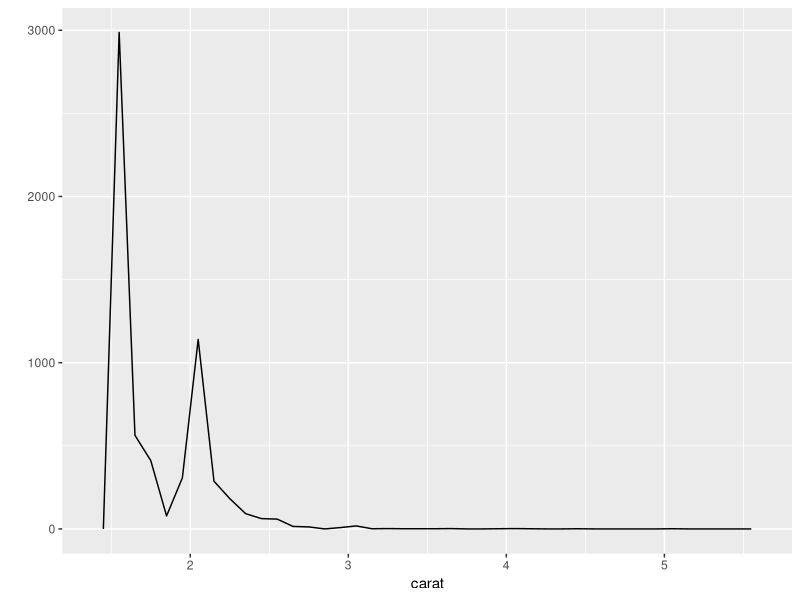
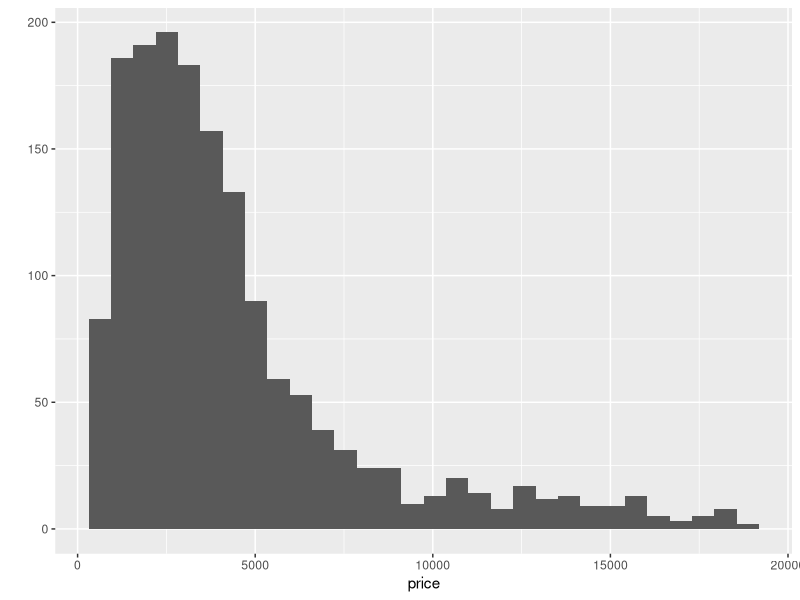
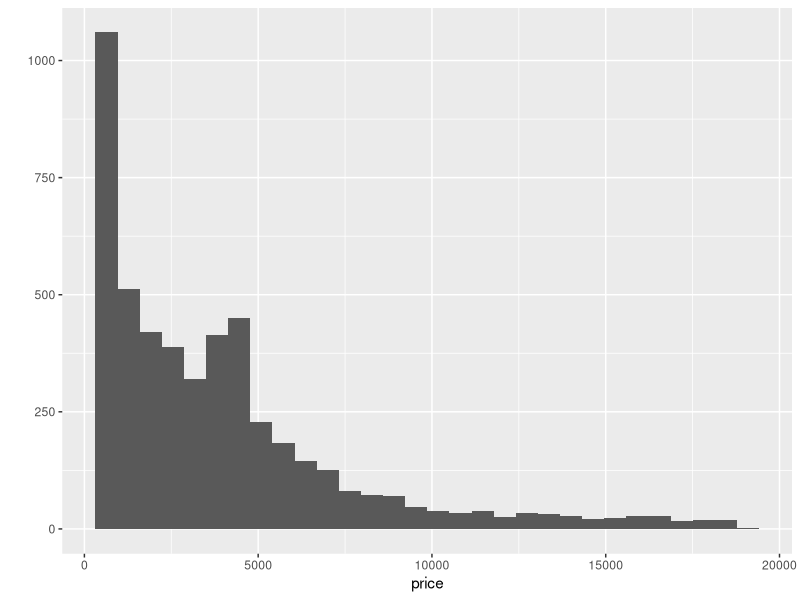
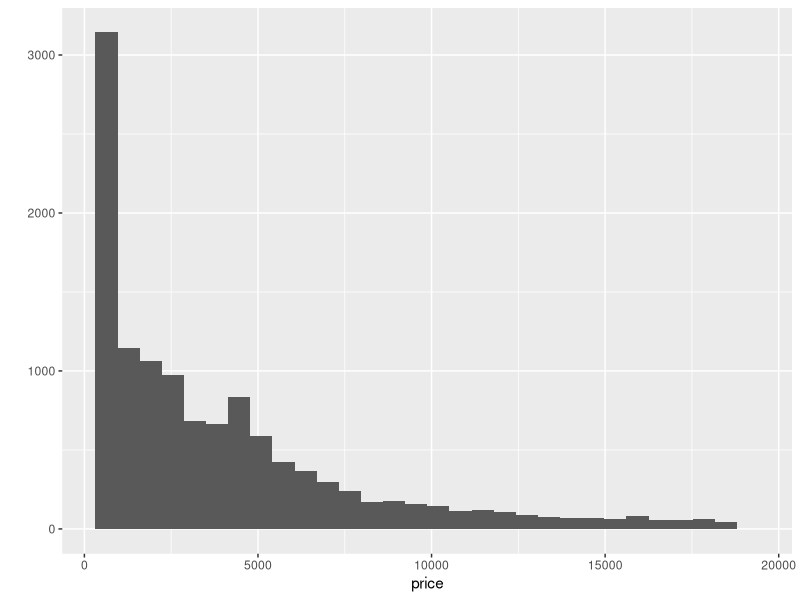
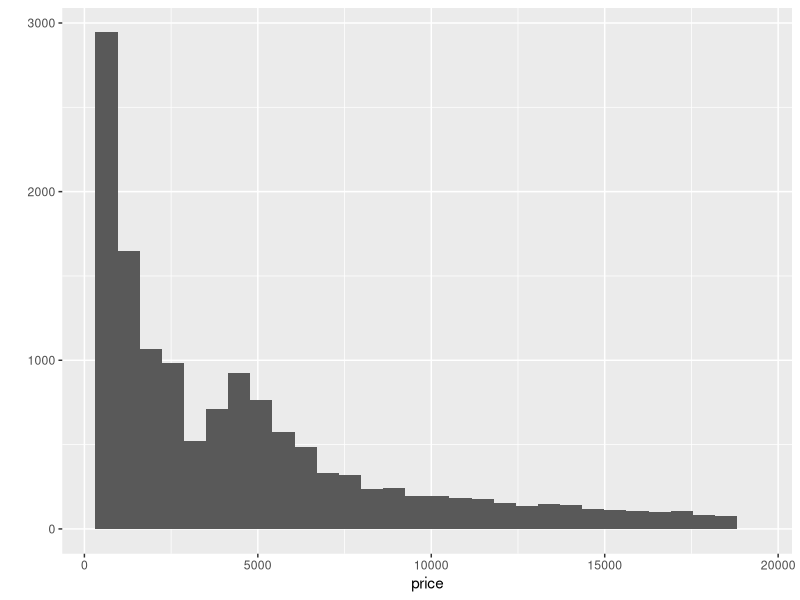
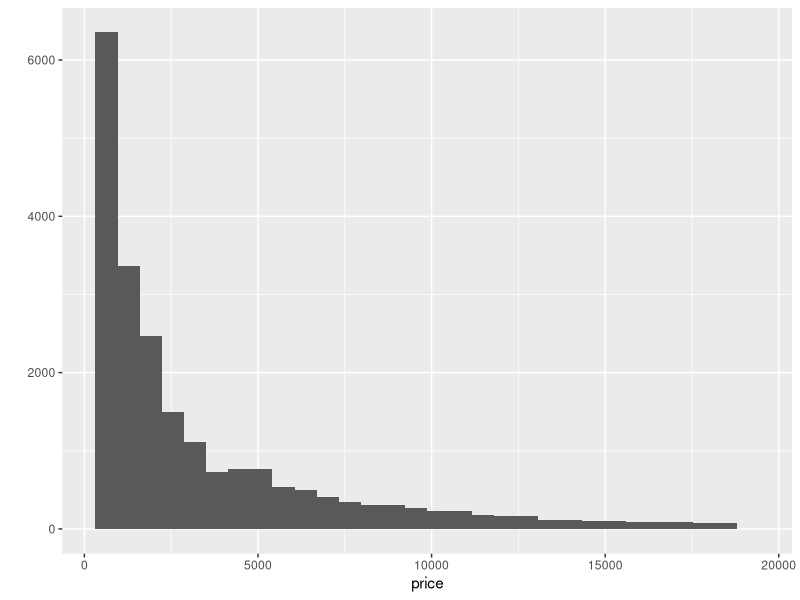

The R source for these figures, in order:
library(ggplot2)
data(diamonds)
#print(qplot(data=diamonds, x=price, breaks=seq(0,2000,20), color=cut))

library(gridExtra)
q1 = qplot(data=subset(diamonds, cut=='Fair'), x=price)
q2 = qplot(data=subset(diamonds, cut=='Good'), x=price)
q3 = qplot(data=subset(diamonds, cut=='Very Good'), x=price)
q4 = qplot(data=subset(diamonds, cut=='Premium'), x=price)
q5 = qplot(data=subset(diamonds, cut=='Ideal'), x=price)
#print(grid.arrange(q1, q2, q3, q4, q5, ncol = 2))

#print(by(diamonds$price, diamonds$cut, summary))
#print(by(diamonds$price, diamonds$cut, max))

q = qplot(x = price, data = diamonds) + facet_wrap(~cut, scales="free")
#print(q)

q = qplot(x = log10(price/carat+1), data = diamonds) + facet_wrap(~cut, scales="free")
#print(q)

q = qplot(x = color, y = price, data = diamonds, geom='boxplot') + coord_cartesian(ylim=c(0,9000))
#print(q)

q = qplot(x = color, y = price/carat, data = diamonds, geom='boxplot') + coord_cartesian(ylim=c(1000,6000))
#print(q)

q = qplot(x = carat, data = diamonds, geom='freqpoly', breaks=seq(1.5,5.5,0.1))
#print(q)

